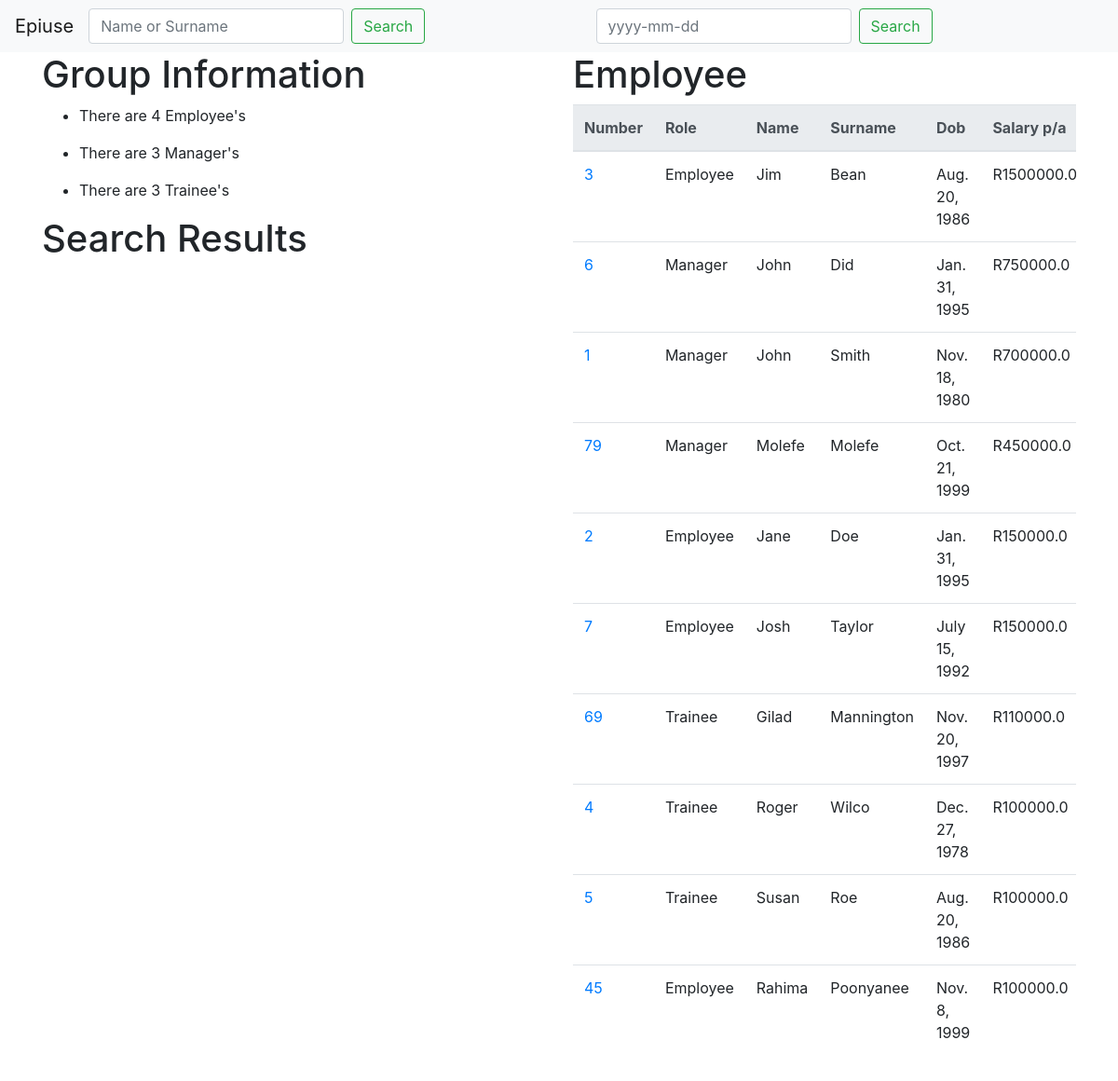
The page / on the database its author committed.
### main/models.py (models this page shows)
class Employee(models.Model):
    emp_num = models.IntegerField(primary_key=True,null=False)
    emp_relation = models.ForeignKey('self', verbose_name=("relation"), on_delete=models.CASCADE,null=True,blank=True,related_name="underlings")
    emp_role = models.CharField(max_length=50)
    emp_name = models.CharField(max_length=50)
    emp_surname = models.CharField(max_length=50)
    emp_dob =  models.DateField()
    emp_salary = models.FloatField()
    def __str__(self):
        return f'Employee ID: {self.emp_num} - {self.emp_name} {self.emp_surname} is Epiuse\'s {self.emp_role}'

### main/views.py (the view)
# urls.py: 2. Add a URL to urlpatterns:  path('', views.home, name='home')
def home(request):
    group = Employee.objects.values("emp_role").annotate(dcount=Count("emp_role"))
    context = {
        "employees":Employee.objects.all().order_by("-emp_salary"),
        "group":group,
    }
    return render(request,"epiuse/home.html",context)

### main/templates/epiuse/home.html (shortened to what this page needs)
{% extends 'epiuse/base.html' %}
{% block body %}
{% include 'includes/navbar.html' %}
<div class="container">
    <div class="row d-flex justify-content-center">
        <div class="col-xl-6 col-md-6">
            <h1>Group Information</h1>
                <ul>
                {% for cell in group %}
                <li>
                <p>There are {{cell.dcount}} {{cell.emp_role}}'s</p>
                </li>
                {% endfor %}
                </ul>
                <div id="search">
                    <h1>Search Results</h1>
                </div>
        </div>
        <div class="col-xl-6 col-md-6">
            <h1>Employee</h1>
                     <div class="table-responsive">
                         <table class="table">
                             <thead class="thead-light">
                                <tr>
                                    <th style="width:10%"scope="col">Number</th>
                                    <th style="width:10%"scope="col">Role</th>
                                    <th style="width:10%"scope="col">Name</th>
                                    <th style="width:10%"scope="col">Surname</th>
                                    <th style="width:10%"scope="col">Dob</th>
                                    <th style="width:50%"scope="col">Salary p/a</th>
                                </tr>
                             </thead>
                             <tbody class="customtable">
                                  {% for employee in employees %}
                                  <tr class="row_tr">
                                    <td><a href="{% url 'employee' employee.emp_num %}">{{ employee.emp_num }}</a></td>
                                    <td>{{employee.emp_role}}</td>
                                    <td>{{employee.emp_name}}</td>
                                    <td>{{employee.emp_surname}}</td>
                                    <td>{{employee.emp_dob}}</td>
                                    <td>R{{employee.emp_salary}}</td>
                                </tr>
                                {% endfor %}
                                  </tbody>
                            </table>
                     </div>
                 </div>
    </div>
</div>
<br>
{% load static %}
{% endblock %}

### main/templates/epiuse/base.html (shortened to what this page needs)
<!DOCTYPE html>
<html lang="en">
<head>
    <link rel="stylesheet" href="https://cdn.jsdelivr.net/npm/bootstrap@4.5.3/dist/css/bootstrap.min.css">
    {% load static %}
</head>
<body>
    {% block body %}
    {% endblock %}
</body>
</html>

### main/templates/includes/navbar.html (shortened to what this page needs)
<nav class="navbar navbar-expand-lg navbar-light bg-light">
    <a class="navbar-brand" href="#">Epiuse</a>
    <div class="collapse navbar-collapse" id="navbarSupportedContent">
      <form class="form-inline mr-auto my-2 my-lg-0" id="name-search-form">
      <input class="form-control mr-sm-2" type="search" placeholder="Name or Surname" aria-label="Search" name="name">
      <button class="btn btn-outline-success my-2 my-sm-0" type="submit" name="name-search-btn" id="name-search-btn">Search</button>
    </form>
      <form class="form-inline mr-auto my-2 my-lg-0" id="search-form">
        <input class="form-control mr-sm-2" type="search" placeholder="yyyy-mm-dd" aria-label="Search" name="emp_dob">
        <button class="btn btn-outline-success my-2 my-sm-0" type="submit" name="search-btn" id="search-btn">Search</button>
      </form>
    </div>
  </nav>

### main/templates/epiuse/home.html (style rules this page uses)
tr { transition: all 0.5s; cursor: pointer; }

### rows shown on the page
Employee: emp_num "3", emp_role "Employee", emp_name "Jim", emp_surname "Bean", emp_dob "Aug. 20, 1986", emp_salary "1500000.0"
Employee: emp_num "6", emp_role "Manager", emp_name "John", emp_surname "Did", emp_dob "Jan. 31, 1995", emp_salary "750000.0"
Employee: emp_num "1", emp_role "Manager", emp_name "John", emp_surname "Smith", emp_dob "Nov. 18, 1980", emp_salary "700000.0"
Employee: emp_num "79", emp_role "Manager", emp_name "Molefe", emp_surname "Molefe", emp_dob "Oct. 21, 1999", emp_salary "450000.0"
Employee: emp_num "2", emp_role "Employee", emp_name "Jane", emp_surname "Doe", emp_dob "Jan. 31, 1995", emp_salary "150000.0"
Employee: emp_num "7", emp_role "Employee", emp_name "Josh", emp_surname "Taylor", emp_dob "July 15, 1992", emp_salary "150000.0"
Employee: emp_num "69", emp_role "Trainee", emp_name "Gilad", emp_surname "Mannington", emp_dob "Nov. 20, 1997", emp_salary "110000.0"
Employee: emp_num "4", emp_role "Trainee", emp_name "Roger", emp_surname "Wilco", emp_dob "Dec. 27, 1978", emp_salary "100000.0"
Employee: emp_num "5", emp_role "Trainee", emp_name "Susan", emp_surname "Roe", emp_dob "Aug. 20, 1986", emp_salary "100000.0"
Employee: emp_num "45", emp_role "Employee", emp_name "Rahima", emp_surname "Poonyanee", emp_dob "Nov. 8, 1999", emp_salary "100000.0"

### other values the page prints
{{ cell.dcount }} "4" "3" "3"
{{ cell.emp_role }} "Employee" "Manager" "Trainee"
